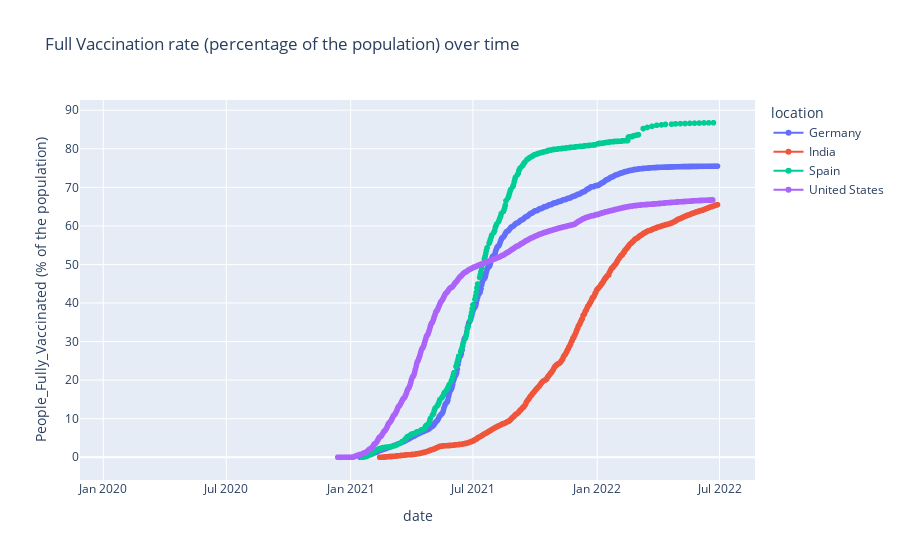

The code cell stored with this chart in its notebook:
### Code cell
fig = px.line(df_final_data, x="date", y="People_Fully_Vaccinated (% of the population)", color ='location', title='Full Vaccination rate (percentage of the population) over time',markers=True)
fig.show()

### Figure 1 — Plotly figure (JSON) as saved in the notebook; plotly's stock layout.template omitted (floating-point values rounded to 4 significant figures; data arrays with more than 128 entries replaced by an {"elided": "..."} marker saying what was removed)
{"data": [{"hovertemplate": "location=Germany<br>date=%{x}<br>People_Fully_Vaccinated (% of the population)=%{y}<extra></extra>", "legendgroup": "Germany", "line": {"color": "#636efa", "dash": "solid"}, "marker": {"symbol": "circle"}, "mode": "lines+markers", "name": "Germany", "showlegend": true, "type": "scattergl", "x": {"elided": "884 str values"}, "xaxis": "x", "y": {"elided": "884 float values"}, "yaxis": "y"}, {"hovertemplate": "location=India<br>date=%{x}<br>People_Fully_Vaccinated (% of the population)=%{y}<extra></extra>", "legendgroup": "India", "line": {"color": "#EF553B", "dash": "solid"}, "marker": {"symbol": "circle"}, "mode": "lines+markers", "name": "India", "showlegend": true, "type": "scattergl", "x": {"elided": "881 str values"}, "xaxis": "x", "y": {"elided": "881 float values"}, "yaxis": "y"}, {"hovertemplate": "location=Spain<br>date=%{x}<br>People_Fully_Vaccinated (% of the population)=%{y}<extra></extra>", "legendgroup": "Spain", "line": {"color": "#00cc96", "dash": "solid"}, "marker": {"symbol": "circle"}, "mode": "lines+markers", "name": "Spain", "showlegend": true, "type": "scattergl", "x": {"elided": "879 str values"}, "xaxis": "x", "y": {"elided": "879 float values"}, "yaxis": "y"}, {"hovertemplate": "location=United States<br>date=%{x}<br>People_Fully_Vaccinated (% of the population)=%{y}<extra></extra>", "legendgroup": "United States", "line": {"color": "#ab63fa", "dash": "solid"}, "marker": {"symbol": "circle"}, "mode": "lines+markers", "name": "United States", "showlegend": true, "type": "scattergl", "x": {"elided": "889 str values"}, "xaxis": "x", "y": {"elided": "889 float values"}, "yaxis": "y"}], "layout": {"legend": {"title": {"text": "location"}, "tracegroupgap": 0}, "title": {"text": "Full Vaccination rate (percentage of the population) over time"}, "xaxis": {"anchor": "y", "domain": [0, 1], "title": {"text": "date"}}, "yaxis": {"anchor": "x", "domain": [0, 1], "title": {"text": "People_Fully_Vaccinated (% of the population)"}}}}
